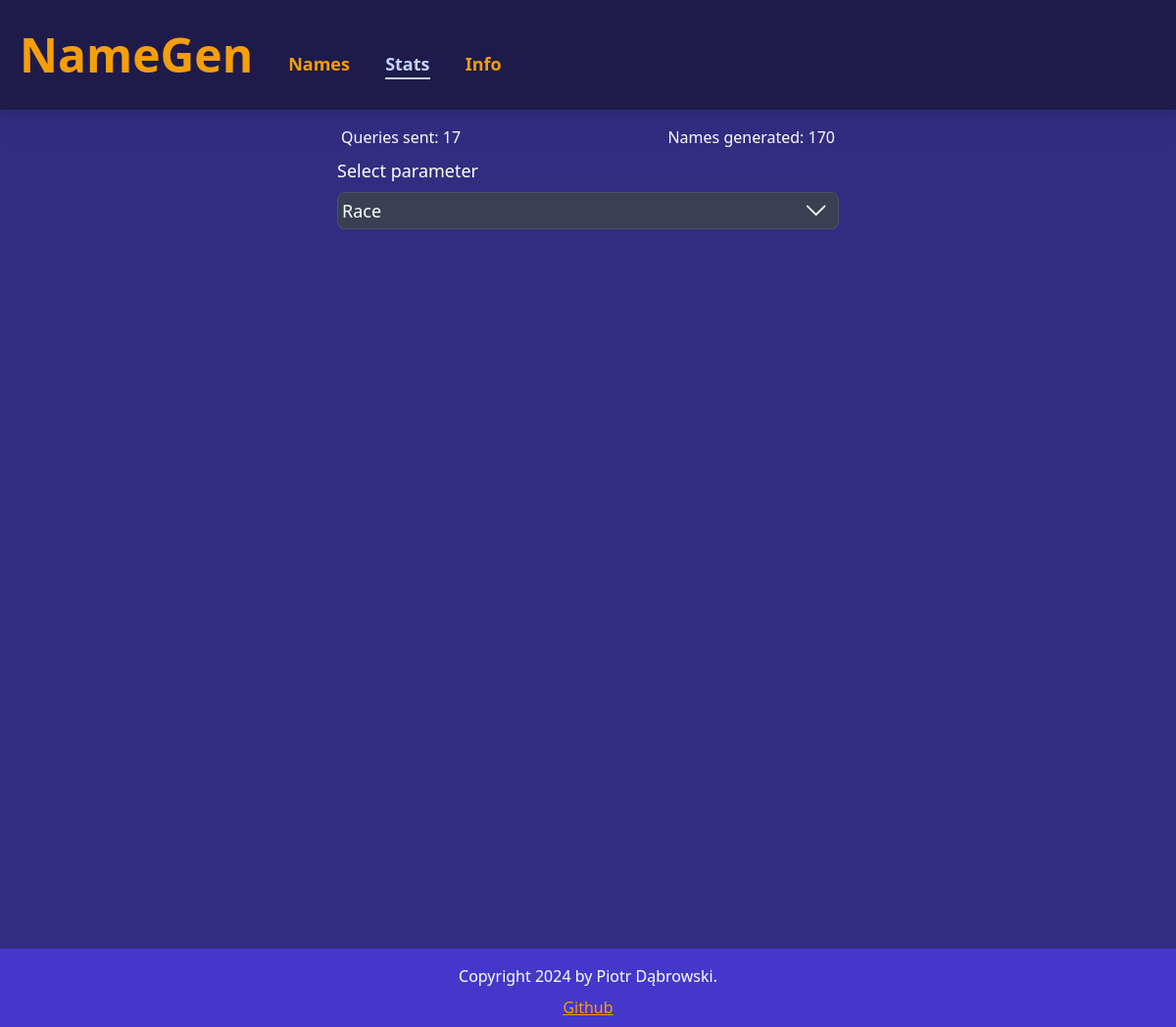
/stats, run on an earlier commit of the app's database.
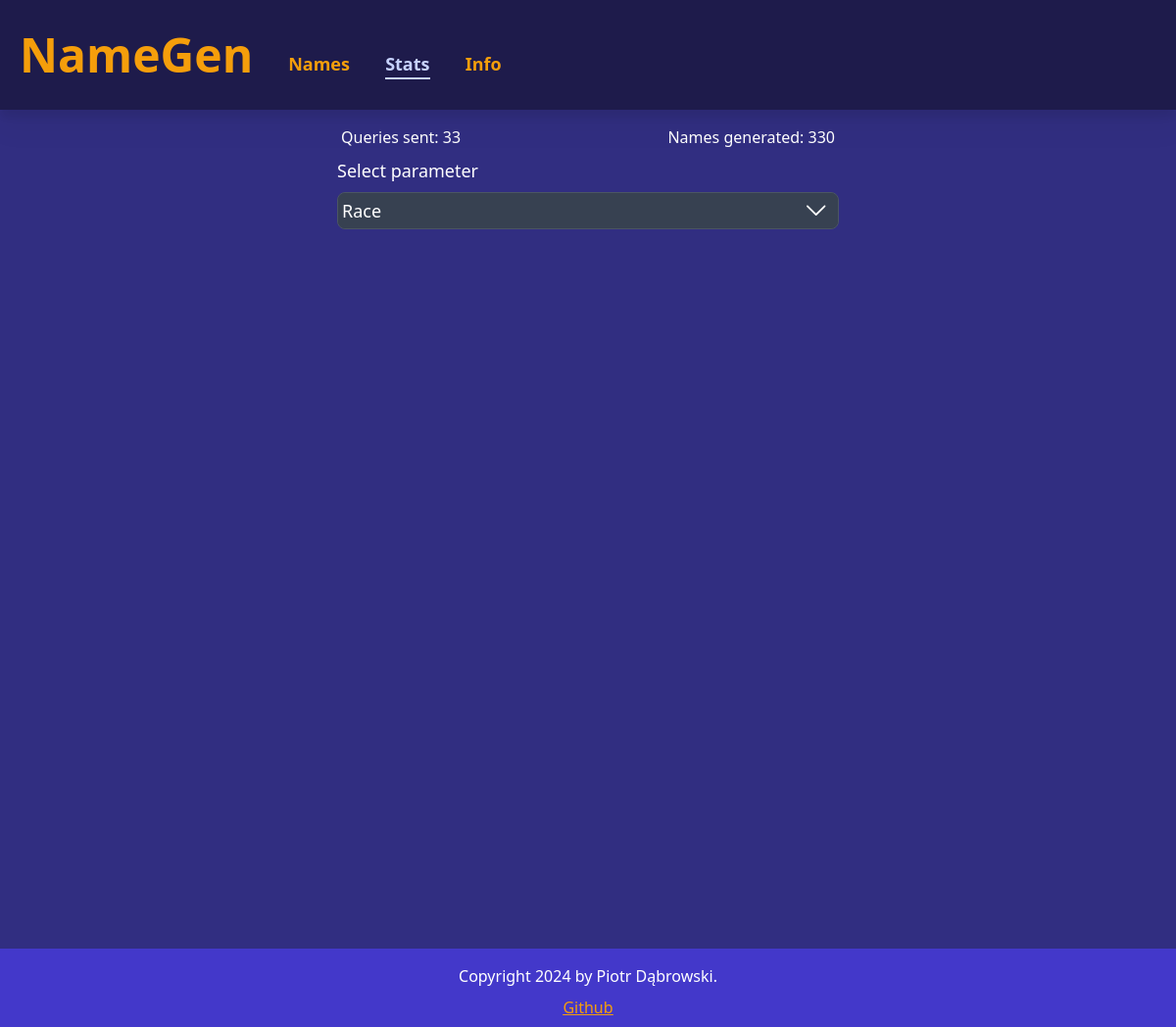
And on a later commit of the database.
### tables this page shows
CREATE TABLE responses (
                        id INTEGER PRIMARY KEY AUTOINCREMENT,
                        name TEXT,
                        requestID INTEGER,
                        timestamp DATETIME DEFAULT CURRENT_TIMESTAMP,
                        FOREIGN KEY(requestID) REFERENCES requests(id)
                    );

### app.py (the view)
@app.route("/stats")
def stats():
    currentSite="Stats"
    for i in range(len(paramsNames)):
        paramsNames[i] = paramsNames[i].capitalize()
    conn = dbOps.get_db_connection()
    cursor = conn.cursor()
    queries = cursor.execute(''f'SELECT id from requests order by id desc limit 1''').fetchone()
    names = cursor.execute(''f'SELECT id from responses order by id desc limit 1''').fetchone()
    conn.close()
    queries = queries[0]
    names = names[0]
    return render_template("stats.html",sites=sites, currentSite = currentSite, currentYear=currentYear, paramsNames=paramsNames, names=names, queries=queries)

### dbOps.py (called while the page is built)
def get_db_connection():
    conn = sqlite3.connect(DATABASE)
    conn.row_factory = sqlite3.Row
    return conn

### templates/stats.html (shortened to what this page needs)
{% extends "layout.html" %}
{% block head %}
{{ super() }}
{% endblock %}
    {% block nav %}
    {{ super() }}
    {% endblock %}
    {% block content1 %}
    <div class="mx-4">
        <div class="max-w-lg mx-auto mb-24 h-screen mt-4">
            <div class="flex flex-row justify-between mx-2 sm:mx-1">
                <p class="inline">
                    Queries sent: {{queries}}
                </p>
                <p class="inline">
                    Names generated: {{names}}
                </p>
            </div>
            <label for="param" id="paramLabel" class="block mx-auto">Select parameter</label>
            <div class="bg-gray-700 border border-gray-600 rounded-lg text-lg mx-auto mb-4 inline-block relative cursor-pointer w-full"
                id="{{param}}Div">
                <select
                    class="w-full bg-inherit pr-8 p-1 bg-gray-700 cursor-pointer rounded-lg hover:bg-gray-500 transition duration-300 focus:outline-none focus:ring focus:ring-indigo-300"
                    id="paramSelect" name="paramSelect">
                    {% for param in paramsNames %}
                    {%if param !='Optional'%}
                    <option value="{{ param }}">{{ param }}</option>
                    {%endif%}
                    {% endfor %}
                </select>
            </div>
            <div id="pie_chart" class="w-full min-h-80"></div>
            <div id="pie_chart2" class="w-full min-h-80"></div>
        </div>
    </div>
    {% endblock %}
    {% block footer %}
    {{ super() }}
    {% endblock %}

### templates/layout.html (shortened to what this page needs)
<!doctype html>
<html>
<head>
    {% block head %}
    <link href="{{url_for('static',filename='css/output.css')}}" rel="stylesheet">
    {% endblock %}
</head>
<body class="bg-indigo-900 font-sans relative">
    <div id="nav" class="bg-indigo-950 text-white h-28 flex items-center drop-shadow-xl">
        {% block nav %}
        <h1 class="text-amber-500 text-5xl font-bold mx-5">
            NameGen
        </h1>
        <div class="mt-5">
            {%for site in sites%}
            <a class='inline-block group mx-1 sm:mx-4 text-amber-500 font-semibold text-lg transition-all duration-300 rounded-lg
            {% if site == currentSite %}
              text-indigo-200
            {% else %}
             hover:text-indigo-200
            {% endif %}' href="{{ url_for(site|lower) }}">
                {{ site }}
                <span
                    class="block max-w-0 {% if site == currentSite %}max-w-full{% else %}group-hover:max-w-full{% endif %} transition-all duration-500 h-0.5 bg-indigo-200"></span>
            </a>
            {%endfor%}
        </div>
        {%endblock %}
    </div>
    <div id="content" class="bg-indigo-900 text-white block h-fit">{% block content1 %}{% endblock %}</div>
    <div id="footer" class="bg-indigo-700 text-white text-center absolute bottom-0 w-full">
        {% block footer %}
        <p class="pt-4 pb-2">Copyright {{currentYear}} by Piotr Dąbrowski.</p>
        <p class="pb-2 text-amber-500 underline"><a href="https://github.com/Varatan/LicencjatAI">Github</a></p>
        {% endblock %}
    </div>
</body>
</html>

### templates/layout.html (style rules this page uses)
:root { color-scheme: dark; }
html { scroll-behavior: smooth; }

What changed in the data, as far as the page shows it:
added responses: id "330"
Also different on the page:
{{ queries }}: "17" → "33"
{{ names }}: "170" → (not shown)
